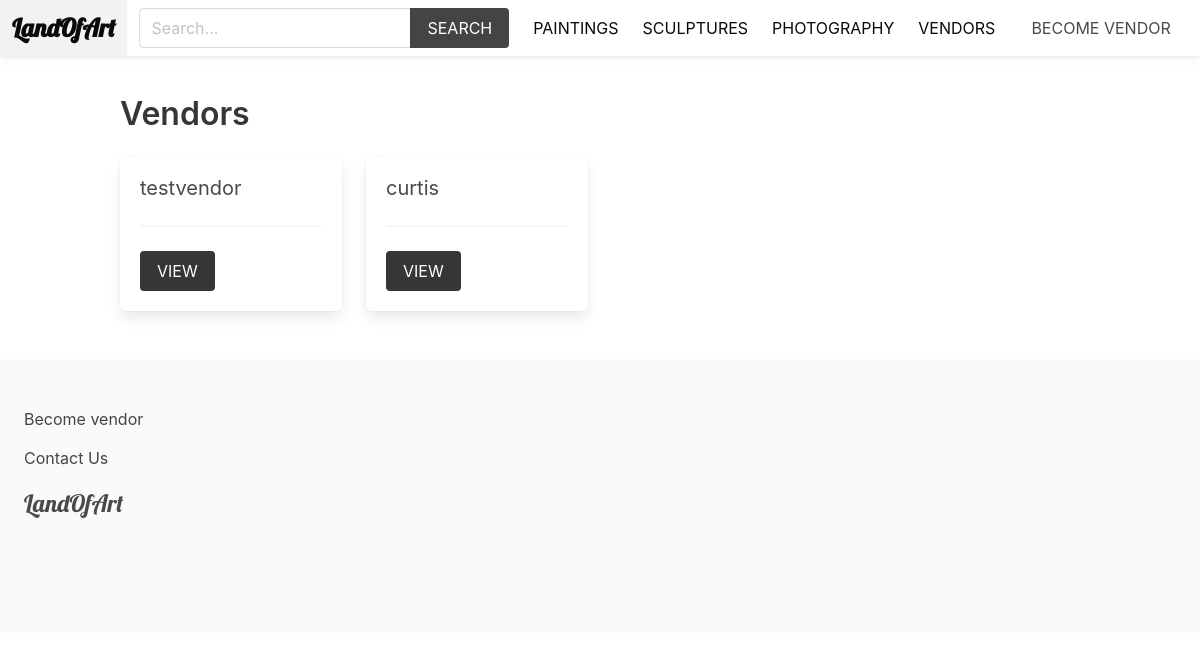
The app's page /vendors/ with its own data.
### apps/product/models.py (models this page shows, shortened)
class Category(models.Model):
    title = models.CharField(max_length=255)
    slug = models.SlugField(max_length=255)
    ordering = models.IntegerField(default=0)
    class Meta:
        ordering = ['ordering']

### apps/vendor/models.py (models this page shows, shortened)
class Vendor(models.Model):
    name = models.CharField(max_length=255)
    created_at = models.DateTimeField(auto_now_add=True)
    created_by = models.OneToOneField(User, related_name='vendor', on_delete=models.CASCADE)
    class Meta:
        ordering = ['-created_at']

### apps/vendor/views.py (the view)
# urls.py: path('', views.vendors, name='vendors'),
def vendors(request):
    vendors = Vendor.objects.all()
    return render(request, 'vendor/vendors.html', {'vendors': vendors})

### apps/cart/cart.py (called while the page is built)
    def __len__(self):
        return sum(item['quantity'] for item in self.cart.values())

### apps/cart/context_processors.py (called while the page is built)
def cart(request):
    return {'cart': Cart(request)}

### apps/product/context_processors.py (called while the page is built)
def menu_categories(request):
    categories = Category.objects.all()
    return{'menu_categories': categories}

### apps/vendor/templates/vendor/vendors.html (shortened to what this page needs)
{% extends 'core/base.html' %}
{% block content %}
    <h1 class="title mt-6">Vendors</h1>
    <div class="columns is-multiline">
        {% for vendor in vendors %}
            <div class="column is-3">
                <div class="box">
                    <h2 class="subtitle">{{ vendor.name }}</h2>
                    <hr>
                    <a href="{% url 'vendor' vendor.id %}" class="button is-dark is-uppercase">View</a>
                </div>
            </div>
        {% endfor %}
    </div>
{% endblock %}

### apps/core/templates/core/base.html (shortened to what this page needs)
{% load static %}
<!DOCTYPE html>
<html lang="en">
<head>
    <link rel="stylesheet" href="https://cdn.jsdelivr.net/npm/bulma@0.9.1/css/bulma.min.css">
    <link rel="stylesheet" href="{% static 'styles/main.css' %}">
</head>
<body>
     <nav class="navbar is-white">
            <div class="navbar-brand">
                <a href="/" class="navbar-item"><strong>LandOfArt</strong></a>
            </div>
            <div class="navbar-menu" id="main-navbar">
                <div class="navbar-end">
                    <div class="navbar-item">
                        <form action="{% url 'search' %}" method="get">
                        <div class="field has-addons">
                            <div class="control">
                                <input type="text" class="input" placeholder="Search..." name="query">
                            </div>
                            <div class="control">
                                <button class="button is-dark is-uppercase">Search</button>
                            </div>
                        </div>
                    </form>
                    </div>
                </div>
                <div class="navbar-end">
                    {% for category in menu_categories %}
                    <a href="{% url 'category' category.slug %}" class="navbar-item"> {{ category.title }}</a>
                    {% endfor %}
                    <a href="{% url 'vendors' %}" class="navbar-item">Vendors</a>
                    <div class="navbar-item">
                    {% if request.user.is_authenticated %}
                        <a href="{% url 'vendor_admin' %}" class="button is-dark">Vendor admin</a>
                    {% else %}
                        <a href="{% url 'info_vendor' %}" class="navbar-item">Become vendor</a>
                    {% endif %}
                    </div>
                    <div class="navbar-item">
                    </div>
                </div>
            </div>
        </nav>
        <section class="section ">
            <div class="container">
                {% block content %}
                {% endblock %}
            </div>
        </section>
         <footer class="footer">
                {% if request.user.is_authenticated %}
                    <a href="{% url 'vendor_admin' %}">Vendor admin</a>
                {% else %}
                    <a href="{% url 'info_vendor' %}">Become vendor</a>
                {% endif %} <br>
                <a href="{% url 'contact' %}" >Contact Us</a>
<h3 class="is-size-4 mb-4 loa">LandOfArt</h3>
        </footer>
</body>
</html>

### static/styles/main.css (style rules this page uses)
.navbar-menu { text-transform: uppercase; }
.navbar .is-dark { background: #444; }
.footer a { margin-bottom: 15px; display: inline-block; color: #444; }

### apps/core/templates/core/base.html (style rules this page uses)
.navbar { position: fixed; width: 100%; box-shadow: 0px -5px 10px 0px rgba(0, 0, 0, 0.5); }
a strong { font-family: 'Lobster', cursive; font-size: 25px; }
.loa { font-family: 'Lobster', cursive; }

### records on screen
Category: title "PAINTINGS"
Category: title "SCULPTURES"
Category: title "PHOTOGRAPHY"
Vendor: name "testvendor"
Vendor: name "curtis"
